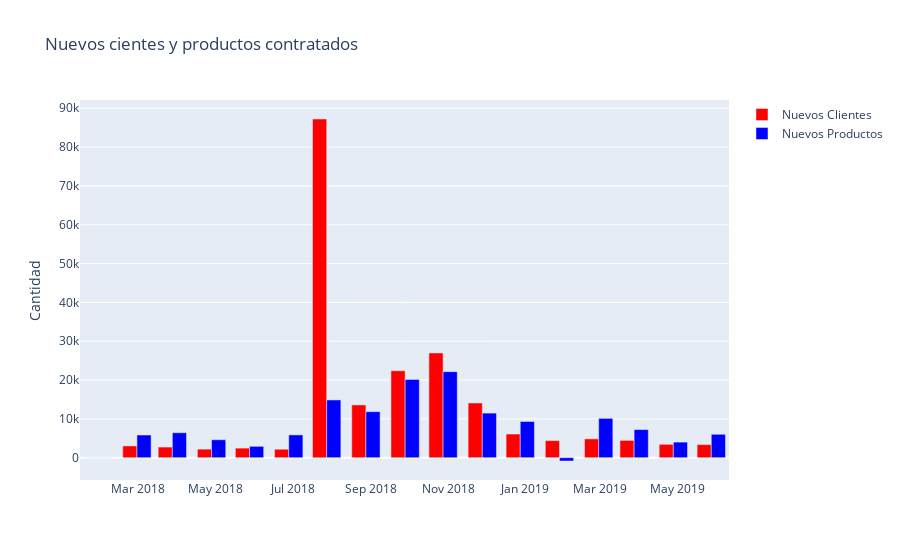

Notebook code cell kept with this figure:
### Code cell
bar_nuevos_clientes_productos(nuevos_clientes_productos, show_fig=True)

### Figure 1 — Plotly figure (JSON) as saved in the notebook; plotly's stock layout.template omitted (floating-point values rounded to 4 significant figures)
{"data": [{"hovertemplate": "%{y:.2f}", "marker": {"color": "red"}, "name": "Nuevos Clientes", "type": "bar", "x": ["2018-01-28T00:00:00", "2018-02-28T00:00:00", "2018-03-28T00:00:00", "2018-04-28T00:00:00", "2018-05-28T00:00:00", "2018-06-28T00:00:00", "2018-07-28T00:00:00", "2018-08-28T00:00:00", "2018-09-28T00:00:00", "2018-10-28T00:00:00", "2018-11-28T00:00:00", "2018-12-28T00:00:00", "2019-01-28T00:00:00", "2019-02-28T00:00:00", "2019-03-28T00:00:00", "2019-04-28T00:00:00", "2019-05-28T00:00:00"], "y": [0, 3028, 2737, 2205, 2463, 2178, 87235, 13583, 22401, 26977, 14087, 6094, 4394, 4852, 4456, 3444, 3368]}, {"hovertemplate": "%{y:.2f}", "marker": {"color": "blue"}, "name": "Nuevos Productos", "type": "bar", "x": ["2018-01-28T00:00:00", "2018-02-28T00:00:00", "2018-03-28T00:00:00", "2018-04-28T00:00:00", "2018-05-28T00:00:00", "2018-06-28T00:00:00", "2018-07-28T00:00:00", "2018-08-28T00:00:00", "2018-09-28T00:00:00", "2018-10-28T00:00:00", "2018-11-28T00:00:00", "2018-12-28T00:00:00", "2019-01-28T00:00:00", "2019-02-28T00:00:00", "2019-03-28T00:00:00", "2019-04-28T00:00:00", "2019-05-28T00:00:00"], "y": [0, 5845, 6421, 4620, 2923, 5865, 14873, 11852, 20160, 22163, 11484, 9323, -853, 10126, 7238, 4012, 6033]}], "layout": {"hoverdistance": 200, "hovermode": "x unified", "spikedistance": 200, "title": {"text": "Nuevos cientes y productos contratados"}, "transition": {"duration": 500}, "xaxis": {"showspikes": true, "spikecolor": "#999999", "spikemode": "across", "spikethickness": 2, "title": {"text": ""}}, "yaxis": {"title": {"text": "Cantidad"}}}}
